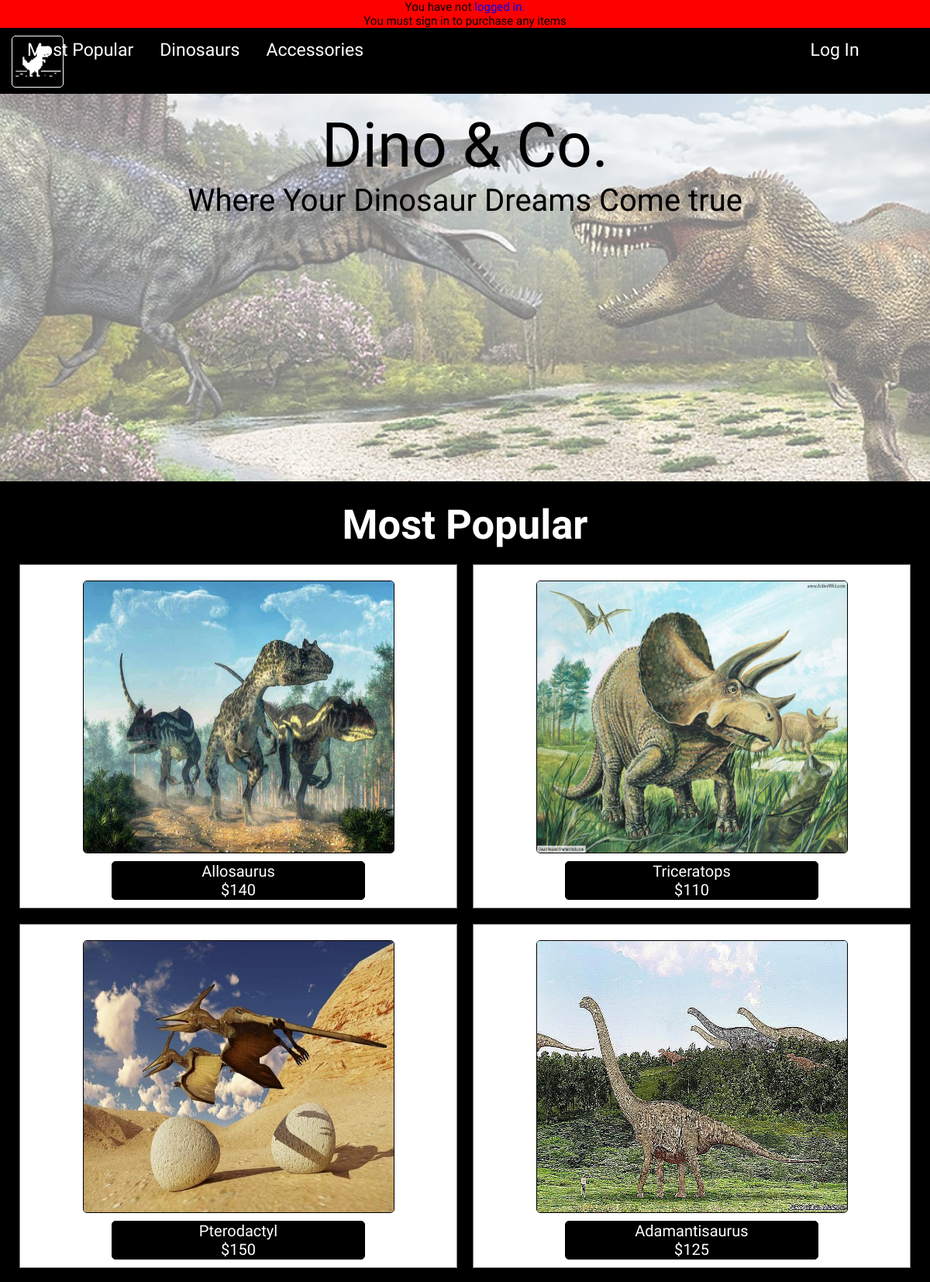
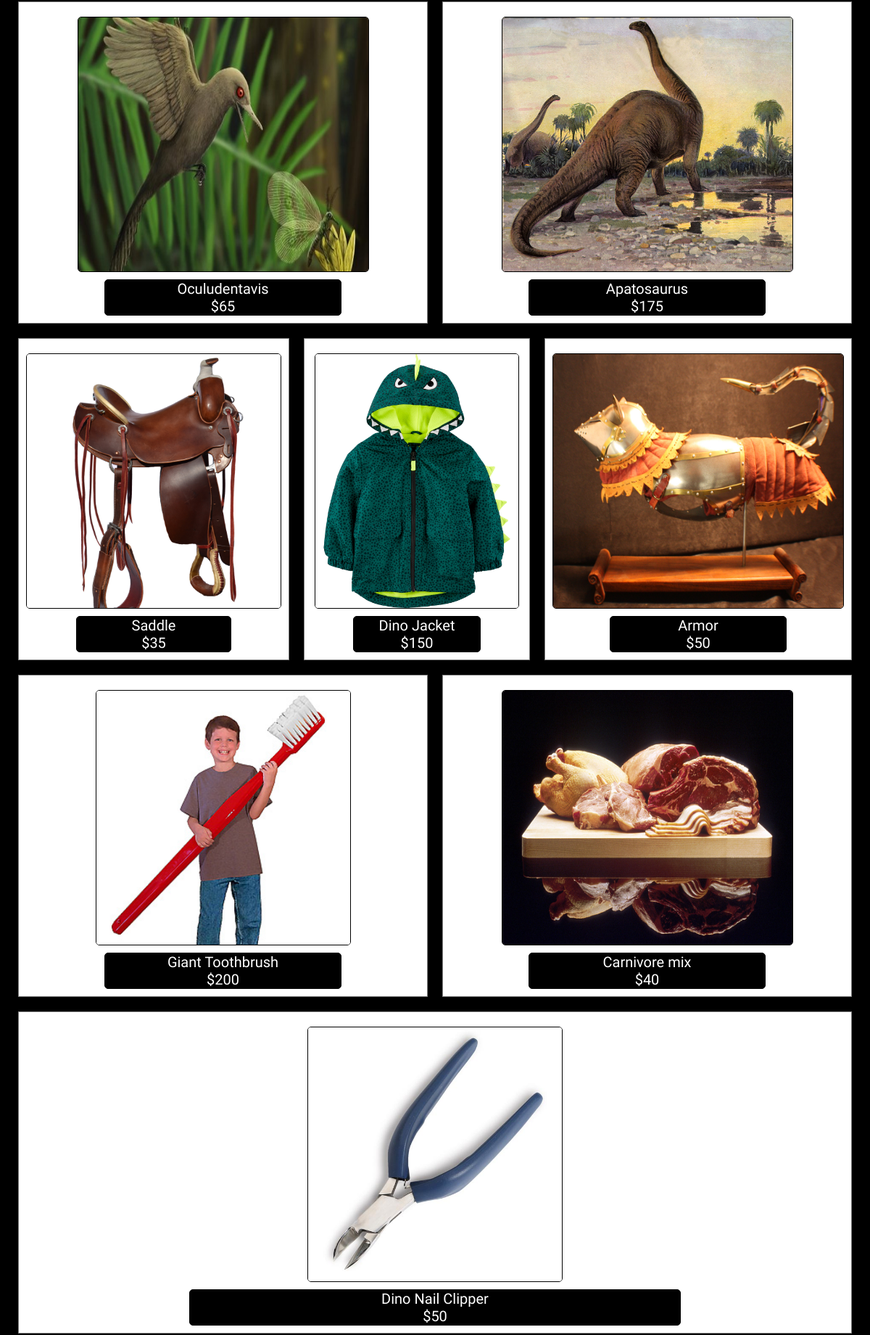
The page / (upper part) on the database its author committed (2 pictures, top to bottom).
### tables this page shows
CREATE TABLE  `dino` (
  `id` int AUTO_INCREMENT,
  `species` text,
  `info` text,
  `price` int,
  `image` text,
  `stock` int,
  PRIMARY KEY (`id`)
);

CREATE TABLE  `accessory` (
  `id` int AUTO_INCREMENT,
  `name` text,
  `price` int,
  `image` text,
  `stock` int,
  PRIMARY KEY (`id`)
);

### index.php (the view, shortened to what this page needs)
<?php
  try {
      $dbh = new PDO(DB_DSN, DB_USER, DB_PASSWORD);
      if (isset($_SESSION["admin"])) {
        require_once 'header_admin.php';
        print_top();
      }
      elseif (isset($_SESSION["email"])) {
        require_once 'header_loggedin.php';
        print_top();
      }
      elseif (!(isset($_POST["email"])) || !(isset($_POST["password"]))) {
        echo "<div class=\"error\"><p>You have not <a href=\"login.php\">logged in.</a></p><p>You must sign in to purchase any items</p></div>";
        require_once 'header.php';
      }
      else {
        require_once 'header.php';
        print_top();
      }
  }
  catch (PDOException $e) {
      echo "<p>Error: {$e->getMessage()}</p>";
  }
?>
      <div class="container">
        <div class="page_header">
          <h2>Most Popular</h2>
        </div><br>
        <?php
          try {
            $sth = $dbh->prepare("SELECT * FROM dino ORDER BY RAND() LIMIT 6");
            $sth->execute();
            $dinos = $sth->fetchAll();
            echo "<br>";
            foreach ($dinos as $dino) {
              echo "<div class=\"items\"><a href='dino.php?id={$dino["id"]}'><div class=\"within\"><img src=\"{$dino["image"]}\"><div class=\"text\"><p>{$dino["species"]}</p><p>\${$dino["price"]}</p></div></div></a></div>";
            }
            $sth = $dbh->prepare("SELECT * FROM accessory ORDER BY RAND() LIMIT 6");
            $sth->execute();
            $accessories = $sth->fetchAll();
            foreach ($accessories as $accessory) {
              echo "<div class=\"items\"><a href='accessory.php?id={$accessory["id"]}'><div class=\"within\"><img src=\"{$accessory["image"]}\"><div class=\"text\"><p>{$accessory["name"]}</p><p>\${$accessory["price"]}</p></div></div></a></div>";
            }
          }
          catch (PDOException $e) {
              echo "<p>Error: {$e->getMessage()}</p>";
          }
        ?>
      </div>
<?php
  require_once 'footer.php';
?>

### style.css (style rules this page uses)
*, html, body { padding: 0; margin: 0; text-decoration: none; font-family: "Bungee Inline", cursive; text-decoration: none; }
.page_header { padding: 10px; text-align: center; font-size: 35px; color: white; width: 100%; }
.items { background-color: white; width: 100%; margin: 10px; flex: 4; font-size: 20px; border: 1px grey solid; text-align: center; transition: 0.25s; }
.text { width: 60%; background-color: rgba(0, 0, 0, 1); margin: 0 auto; color: white; margin-top: 10px; border: 1px solid black; border-radius: 5px; }
.within { padding: 10px; }
.within img { max-width: 400px; min-height: 350px; max-height: 350px; margin: 0 auto; margin-top: 10px; border: 1px solid black; border-radius: 5px; }
.container { background-color: black; padding: 15px; display: flex; flex-wrap: wrap; flex-direction: row; justify-content: center; }
a { width: 0; }
.error { background-color: #ff0000; text-align: center; font-size: 15px; }

### rows shown on the page
dino: image (picture), species "Allosaurus", price "140"
dino: image (picture), species "Triceratops", price "110"
dino: image (picture), species "Pterodactyl", price "150"
dino: image (picture), species "Adamantisaurus", price "125"
dino: image (picture), species "Oculudentavis", price "65"
dino: image (picture), species "Apatosaurus", price "175"
accessory: image (picture), name "Saddle", price "35"
accessory: image (picture), name "Dino Jacket", price "150"
accessory: image (picture), name "Armor", price "50"
accessory: image (picture), name "Giant Toothbrush", price "200"
accessory: image (picture), name "Carnivore mix", price "40"
accessory: image (picture), name "Dino Nail Clipper", price "50"
